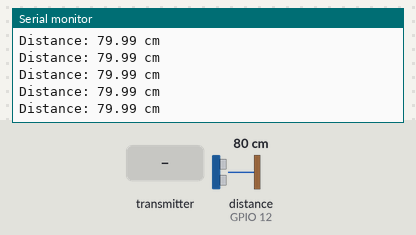
Simulated run of this program. Board: ESP32. Parts: the last lines printed to the serial monitor. Wiring (inferred from the names in the program): ultrasonic range finder: trigger GPIO 13; echo GPIO 12. Inputs (shaded band) come from the test bench; at power-on: distance to the obstacle (sensor on GPIO 12) 80 cm. The echo pulse lasts 58.3 µs per cm.

Above: at 1.2 s.
1.3 s: the transmitter starts sending rollPct = 1024
At 1.51 s:
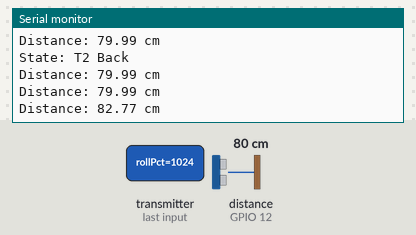
2.8 s: the transmitter starts sending pitchPct = 1024
4.3 s: distance to the obstacle (sensor on GPIO 12) set to 27 cm
At 4.33 s:
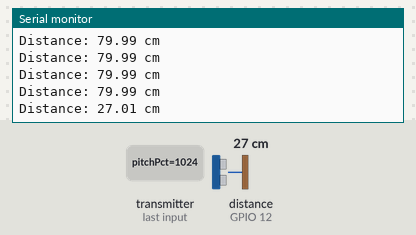
7.3 s: the transmitter starts sending pitchPct = 0
At 8.46 s:
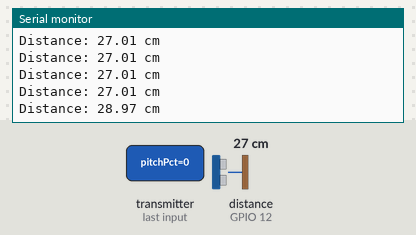
8.8 s: the transmitter starts sending rollPct = 0
At 9.61 s:
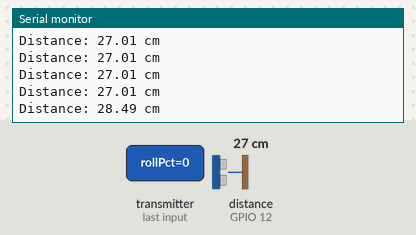
10.3 s: distance to the obstacle (sensor on GPIO 12) set to 2 cm
At 10.34 s:
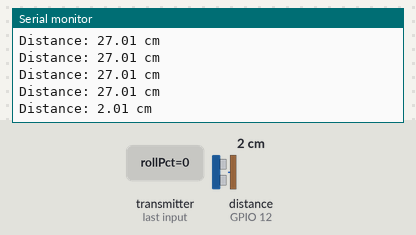
Timing chart, 0 to 12.8 s (numbered marks = the images above; inputs shaded):
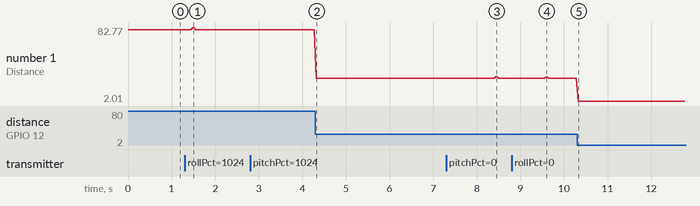

Measured:
- after the input at 1.3 s, the serial monitor: prints a new line after 0.09 s (image 1)
- after the input at 4.3 s, the serial monitor: prints a new line at once (image 2)
- after the input at 7.3 s, the serial monitor: prints a new line after 0.05 s (image 3)
- after the input at 8.8 s, the serial monitor: prints a new line after 0.07 s (image 4)
- after the input at 10.3 s, the serial monitor: prints a new line at once (image 5)
- plotted number 1: 79.99 → 27.01 after the input at 4.3 s, 27.01 → 2.01 after the input at 10.3 s

The program:

main.cpp
```cpp
#include <Arduino.h>
#include "main.h"
#include "wifi_control.h"
#include "ultrasonic_sensor.h"

#define TRIG_PIN 13
#define ECHO_PIN 12

State currentState = STATE_COMM_FAIL;
HardwareSerial VehicleUART(2);
bool frontLocked = false;

void printState(State state) {
    switch (state) {
        case STATE_COMM_FAIL:  Serial.println("State: Communication Fail"); break;
        case STATE_HALT:       Serial.println("State: Halt"); break;
        case STATE_T2_BACK:    Serial.println("State: T2 Back"); break;
        case STATE_T2_FRONT:   Serial.println("State: T2 Front"); break;
        case STATE_T2_RIGHT:   Serial.println("State: T2 Right"); break;
        case STATE_T2_LEFT:    Serial.println("State: T2 Left"); break;
        default:               Serial.println("State: Unknown"); break;
    }
}

void setup() {
    Serial.begin(115200);
    VehicleUART.begin(9600, SERIAL_8N1, -1, 17);

    ultrasonic_sensor_init(TRIG_PIN, ECHO_PIN);
    wifi_control_init();
}

void loop() {
    unsigned long now = millis();
    State newState = currentState;

    /* Get sensor data */
    float distanceCM = ultrasonic_sensor_read_cm();

    /* Decide driving command */
    if (!wifi_control_data_available()) {
        newState = STATE_COMM_FAIL;
    } else {
        GyroData_t data = wifi_control_get_latest();
        int16_t roll = data.rollPct;
        int16_t pitch = data.pitchPct;

        if(roll == 0 && pitch == 0) newState = STATE_HALT;
        else if (pitch >= 30)  newState = STATE_T2_RIGHT;
        else if (pitch <= -40) newState = STATE_T2_LEFT;
        else if (roll >= 40)   newState = STATE_T2_BACK;
        else if (roll <= -40 && !frontLocked)  newState = STATE_T2_FRONT;
        else newState = STATE_HALT;

    }

    /* Compute sensor information */
    if (distanceCM <= 15 && newState == STATE_T2_FRONT)
    {
        newState = STATE_HALT;
    }
    else
    {
        /* Do nothing */
    }

    /* Send command to Arduino UNO */
    if (newState != currentState) {
        currentState = newState;
        printState(currentState);
        VehicleUART.write((uint8_t)currentState);
    }

    Serial.print("Distance: ");
    Serial.print(distanceCM);
    Serial.println(" cm");

    delay(50);
}
```

main.h
```cpp
#pragma once

#include <Arduino.h>

// ==================== State Machine ====================
enum State {
    STATE_COMM_FAIL,
    STATE_HALT,
    STATE_T2_BACK,
    STATE_T2_FRONT,
    STATE_T2_RIGHT,
    STATE_T2_LEFT
};

extern State currentState;

void printState(State state);
```

ultrasonic_sensor.h
```cpp
#pragma once

void ultrasonic_sensor_init(int trigPin, int echoPin);
float ultrasonic_sensor_read_cm();
```

wifi_control.h
```cpp
#pragma once

#include <stdint.h>

typedef struct {
    int16_t rollPct;
    int16_t pitchPct;
} GyroData_t;

void wifi_control_init();
bool wifi_control_data_available();
GyroData_t wifi_control_get_latest();
unsigned long wifi_control_last_received();
```

ultrasonic_sensor.cpp
```cpp
#include "ultrasonic_sensor.h"
#include <Arduino.h>

static int trigPin_;
static int echoPin_;

void ultrasonic_sensor_init(int trigPin, int echoPin) {
    trigPin_ = trigPin;
    echoPin_ = echoPin;
    pinMode(trigPin_, OUTPUT);
    pinMode(echoPin_, INPUT);
}

/* Determine distance to the object */
float ultrasonic_sensor_read_cm() {
    /* Send sound pulse */
    digitalWrite(trigPin_, LOW);
    delayMicroseconds(2);
    digitalWrite(trigPin_, HIGH);
    delayMicroseconds(10);
    digitalWrite(trigPin_, LOW);

    /* Calculate distance depending on time */
    long duration = pulseIn(echoPin_, HIGH, 30000);
    float distance = duration * 0.0343 / 2.0;
    return distance;
}
```

wifi_control.cpp
```cpp
#include "wifi_control.h"
#include <WiFi.h>
#include <esp_now.h>

static GyroData_t latestData = {0, 0};
static unsigned long lastReceived = 0;

void onDataRecv(const uint8_t *mac, const uint8_t *incomingData, int len) {
    if (len == sizeof(GyroData_t)) {
        memcpy(&latestData, incomingData, sizeof(GyroData_t));
        lastReceived = millis();
    }
}

void wifi_control_init() {
    WiFi.mode(WIFI_STA);
    WiFi.disconnect();
    if (esp_now_init() != ESP_OK) {
        Serial.println("ESP-NOW initialization failed");
        return;
    }
    esp_now_register_recv_cb(onDataRecv);
    Serial.println("ESP-NOW Receiver Initialized");
}

bool wifi_control_data_available() {
    return (millis() - lastReceived) < 2000;
}

GyroData_t wifi_control_get_latest() {
    return latestData;
}

unsigned long wifi_control_last_received() {
    return lastReceived;
}
```
